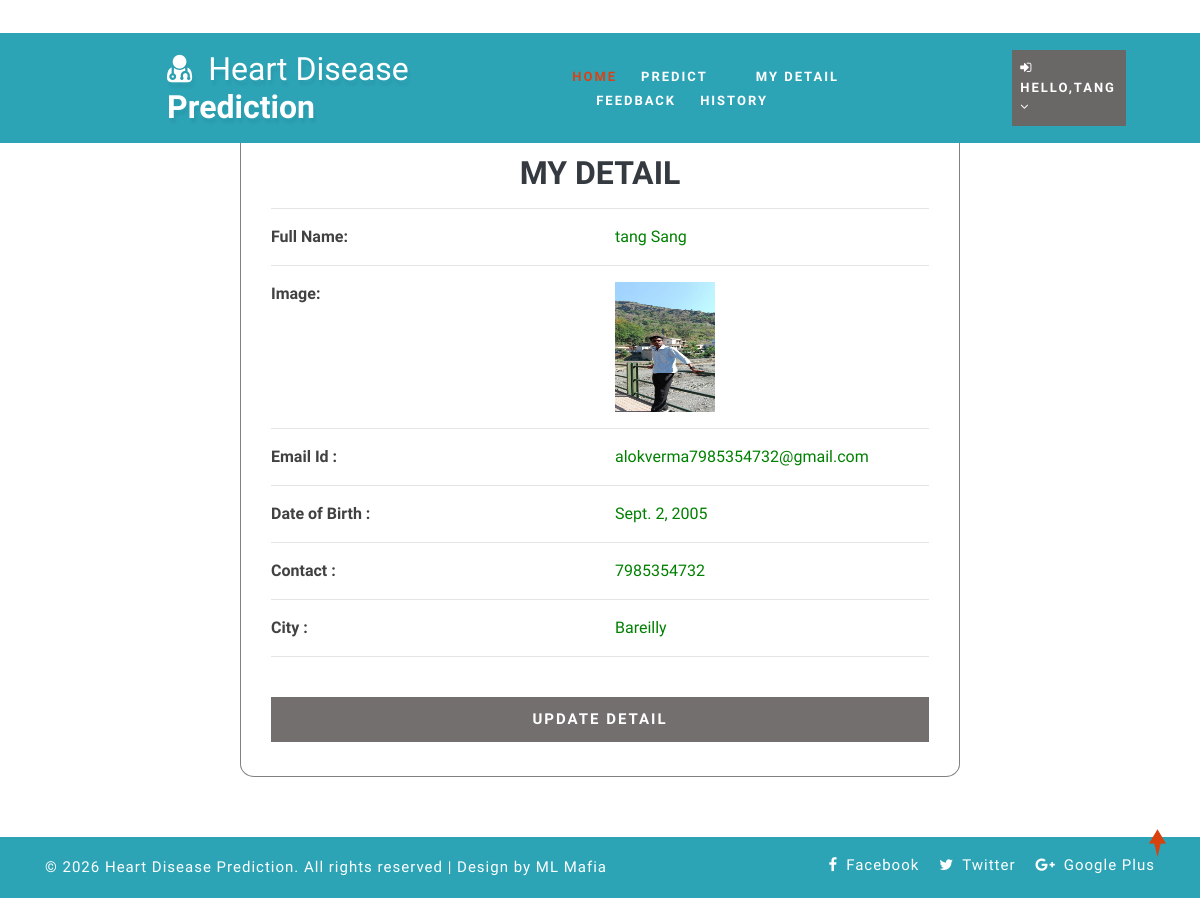
/profile_doctor (signed in), run on the app's committed database.
### health/models.py (models this page shows, shortened)
class Patient(models.Model):
    user = models.ForeignKey(User, on_delete=models.CASCADE, null=True)
    contact = models.CharField(max_length=100, null=True)
    address = models.CharField(max_length=100, null=True)
    dob = models.DateField(null=True)
    image = models.FileField(null=True)

### health/views.py (the view)
# urls.py: path('profile_doctor', View_My_Detail,name="profile_doctor"),
@login_required(login_url="login")
def View_My_Detail(request):
    user  = request.user
    error = ""
    if Patient.objects.filter(user=user).exists():
        sign = Patient.objects.get(user=user)
        error = "pat"
    else:
        sign = Doctor.objects.get(user=user)
    return render(request, 'profile_doctor.html', {'error': error, 'pro': sign})

### health/templates/profile_doctor.html (shortened to what this page needs)
{% extends 'index.html' %}
{% load static %}
{% block body %}
<div class="container" style="width:60%;margin-top:8%;margin-bottom:5%;background:white;border-radius:2%;border:1px solid grey">
    <br>
    <h2 class="w3ls-title text-uppercase text-dark font-weight-bold" align="center">My Detail</h2>
    <div class="container-fluid" style="width:100%;margin-bottom:5%">
        <hr>
        <div class="row">
            <div class="col-md-6 div2" style="color:#414141;font-weight:900;">
                <strong>Full Name:</strong>
            </div>
            <div class="col-md-6 div1">
                {{ pro.user.first_name|default:'' }} {{ pro.user.last_name|default:'' }}
            </div>
        </div>
        <hr>
        <div class="row">
            <div class="col-md-6 div2" style="color:#414141;font-weight:900;">
                <strong>Image:</strong>
            </div>
            <div class="col-md-6">
                {% if pro.image %}
                    <img src="{{ pro.image.url }}" style="width:100px;height:130px">
                {% endif %}
            </div>
        </div>
        <hr>
        <div class="row">
            <div class="col-md-6 div2" style="color:#414141;font-weight:900;">
                <strong>Email Id :</strong>
            </div>
            <div class="col-md-6 div1">
                {{ pro.user.email|default:'' }}
            </div>
        </div>
        <hr>
        <div class="row">
            <div class="col-md-6 div2" style="color:#414141;font-weight:900;">
                <strong>Date of Birth :</strong>
            </div>
            <div class="col-md-6 div1">
                {{ pro.dob|default:'' }}
            </div>
        </div>
        <hr>
        <div class="row">
            <div class="col-md-6 div2" style="color:#414141;font-weight:900;">
                <strong>Contact :</strong>
            </div>
            <div class="col-md-6 div1">
                {{ pro.contact|default:'' }}
            </div>
        </div>
        <hr>
        <div class="row">
            <div class="col-md-6 div2" style="color:#414141;font-weight:900;">
                <strong>City :</strong>
            </div>
            <div class="col-md-6 div1">
                {{ pro.address|default:'' }}
            </div>
        </div>
        <hr>
        <div class="login px-sm-12" style="width:100%">
            <a href="{% url 'edit_profile' %}">
                <button class="btn submit mt-4" style="width:100%;background-color:#726f6e;">
                    Update Detail
                </button>
            </a>
        </div>
    </div>
</div>
{% endblock %}

### health/templates/index.html (shortened to what this page needs)
<!DOCTYPE html>
{% load static %}
<html lang="zxx">
<head>
	<link rel="stylesheet" href="{% static 'css/bootstrap.css' %}">
	<link href="{% static 'css/css_slider.css' %}" type="text/css" rel="stylesheet" media="all">
	<link rel="stylesheet" href="{% static 'css/style.css' %}" type="text/css" media="all" />
	<link href="{% static 'css/font-awesome.min.css' %}" rel="stylesheet">
<link rel='stylesheet' type='text/css' href="https://cdn.datatables.net/1.10.21/css/jquery.dataTables.min.css">
<link rel='stylesheet' type='text/css' href="https://cdn.datatables.net/buttons/1.6.2/css/buttons.dataTables.min.css">
</head>
<body>
	<div id="home" style="margin-bottom:2%">
		<header>
			<div class="top-bar py-3">
				<div class="container">
					<div class="row">
						<div class="col-xl-7 col-lg-6 col-md-4 top-social-agile text-md-right text-center mt-md-0 mt-2">
							<div class="row">
								<div class="col-xl-3 col-lg-4 col-6 top-w3layouts p-md-0 text-right">
								</div>
								<div class="col-xl-3 col-lg-4 col-6 header-w3layouts text-md-right text-left">
								</div>
							</div>
						</div>
					</div>
				</div>
			</div>
		</header>
		<div class="main-top" style="background:rgb(44, 164, 182)">
			<div class="container-fluid">
				<div class="header d-md-flex justify-content-between align-items-center py-3">
					<div id="logo" style="margin-left:13%">
						<h1>
							<a href="index.html">
								<span class="fa fa-user-md mr-2"></span>
								<span class="logo-sp">Heart Disease</span> Prediction
							</a>
						</h1>
					</div>
					{% if request.user.is_staff %}
					<div class="nav_w3ls" style="margin-right:4%">
						<nav>
							<label for="drop1" class="toggle">Menu</label>
							<input type="checkbox" id="drop1" />
							<ul class="menu" style="padding:15px;width:100%">
								<li class="mx-lg-4 mx-md-3 my-md-0 my-2"><a href="{% url 'admin_home' %}" >Home</a></li>
								<li>
									<label for="drop-2" class="toggle toogle-2"> <span class="fa fa-angle-down" aria-hidden="true"></span>
									</label>
									<a href="#"> Doctor <span class="fa fa-angle-down" aria-hidden="true"></span></a>
									<ul style="margin-top:2%;width:40%;margin-right:0%">
										<li style="width:100%;"><a href="/add_doctor" class="drop-text">Add Doctor</a></li>
										<li style="width:100%;"><a href="/view_doctor" class="drop-text">View Doctor</a></li>
									</ul>
								</li>
								<li class="mx-lg-4 mx-md-3 my-md-0 my-2"><a href="/view_patient">Patient</a></li>
								<li class="mx-lg-4 mx-md-3 my-md-0 my-2">
									<a href="/view_search_pat">Searched Data</a></li>
								<li><a href="/view_feedback">Feedback</a></li>
							</ul>
						</nav>
					</div>
					<div class="nav_w3ls" style="margin-right:3%">
						<nav>
							<label for="drop2" class="toggle">Menu</label>
							<input type="checkbox" id="drop2" />
							<ul class="menu">
								<li class="mx-lg-4 mx-md-3 my-md-0 my-2" style="background:red;padding:8px">
									<label for="drop-2" class="toggle toogle-2"> <span class="fa fa-angle-down" aria-hidden="true"></span>
									</label>
									<a href="#"><i class="fa fa-user"></i> {{request.user.username}} <span class="fa fa-angle-down" aria-hidden="true"></span></a>
									<ul style="margin-top:10%;width:80%;margin-right:5%">
										<li style="width:100%;"><a href="{% url 'change_password' %}" class="drop-text">Password</a></li>
										<li style="width:100%;"><a href="{% url 'logout' %}" class="drop-text">Logout</a></li>
									</ul>
								</li>
							</ul>
						</nav>
					</div>
					{% elif request.user.patient_set.all.0 %}
					<div class="nav_w3ls" style="margin-left:5%;font-weight:bold">
						<nav>
							<ul class="menu" style="padding:15px;width:100%">
								<li><a href="{% url 'patient_home' %}" class="active">Home</a></li>
								<li class="mx-lg-4 mx-md-3 my-md-0 my-2"><a href="/add_heartdetail">Predict</a></li>
								<li class="mx-lg-4 mx-md-3 my-md-0 my-2"><a href="/profile_doctor">My Detail</a></li>
								<li class="mx-lg-4 mx-md-3 my-md-0 my-2"><a href="/sent_feedback">Feedback</a></li>
								<li><a href="/view_search_pat">History</a></li>
							</ul>
						</nav>
					</div>
					<div class="nav_w3ls" style="margin-right:3%">
						<nav>
							<ul class="menu">
								<li class="mx-lg-4 mx-md-3 my-md-0 my-2" style="background:#6a6767;padding:8px">
									<a href="#"><i class="fa fa-sign-in"></i> Hello,{{request.user.username}} <span class="fa fa-angle-down" aria-hidden="true"></span></a>
								</li>
							</ul>
						</nav>
					</div>
					{% endif %}
				</div>
			</div>
		</div>
		{% block body %}
		{% endblock %}
	</div>
	<div class="copy-w3pvt" style="background:rgb(44, 164, 182);color:white">
		<div class="container py-3">
			<div class="row">
				<div class="col-lg-7 w3ls_footer_grid1_left text-lg-left text-center">
					<p style="color:white">&copy; 2026 Heart Disease Prediction. All rights reserved | Design by ML Mafia</a>
					</p>
				</div>
				<div class="col-lg-5 w3ls_footer_grid_left1_pos text-lg-right text-center mt-lg-0 mt-2">
					<ul style="color:white">
						<li>
							<a href="#" style="color:white" class="facebook">
								<span class="fa fa-facebook-f mr-2"></span>Facebook</a>
						</li>
						<li class="mx-3">
							<a href="#" style="color:white" class="twitter">
								<span class="fa fa-twitter mr-2"></span>Twitter</a>
						</li>
						<li>
							<a href="#" style="color:white" class="google">
								<span class="fa fa-google-plus mr-2"></span>Google Plus</a>
						</li>
					</ul>
				</div>
			</div>
		</div>
	</div>
	<a href="#home" style="color:white" class="move-top text-center"></a>
</body>
</html>

### health/static/css/style.css (style rules this page uses)
body { padding: 0; margin: 0; background: #FFF; font-family: 'Quicksand', sans-serif; }
body a, body button { transition: 0.5s all; -webkit-transition: 0.5s all; -moz-transition: 0.5s all; -o-transition: 0.5s all; -ms-transition: 0.5s all; text-decoration: none; }
html { scroll-behavior: smooth; }
h1, h2, h3, h4, h5, h6 { margin: 0; padding: 0; font-family: 'Mukta', sans-serif; }
p { margin: 0; padding: 0; font-size: 15px; letter-spacing: 1px; line-height: 1.9; color: #999; font-family: 'Quicksand', sans-serif; }
ul, ol { margin: 0; padding: 0; }
a.move-top { width: 34px; height: 34px; background: url(../images/move-top.png) no-repeat; display: inline-block; position: fixed; bottom: 4%; right: 2%; z-index: 0; }
#home { position: relative; }
.main-top { position: absolute; z-index: 999; width: 100%; background: rgba(0, 0, 0, 0.4); }
nav { margin: 0; padding: 0; }
#logo a { float: left; display: initial; font-weight: 700; font-size: 32px; color: #fff; text-shadow: 2px 5px 3px rgba(0, 0, 0, 0.06); padding: 0; }
span.logo-sp { font-weight: 100; }
nav:after { content: ""; display: table; clear: both; }
nav ul { float: right; padding: 0; margin: 0; list-style: none; position: relative; }
nav ul li { margin: 0px; display: inline-block; float: left; }
nav a { padding: 0; color: #fff; font-size: 13px; letter-spacing: 2px; font-weight: 700; text-transform: uppercase; display: inline-block; transition: 0.5s all; -webkit-transition: 0.5s all; -moz-transition: 0.5s all; -o-transition: 0.5s all; -ms-transition: 0.5s all; }
.menu li a.active, .menu li a:hover { color: #2196f3; transition: 0.5s all; -webkit-transition: 0.5s all; -moz-transition: 0.5s all; -o-transition: 0.5s all; -ms-transition: 0.5s all; color: #d84315; }
li>a:only-child:after { content: ''; }
.w3ls_footer_grid_left1_pos ul li, ul.list-part li { display: inline-block; }
.w3ls_footer_grid_left1_pos ul li a { color: #000; text-decoration: none; letter-spacing: 1px; font-size: 15px; }
.w3ls_footer_grid1_left p { color: #484848; font-weight: 500; }
.login button { background: #d84315; color: #fff; font-weight: 600; letter-spacing: 2px; font-size: 15px; padding: 10px 30px; text-transform: uppercase; border-radius: 0px; }

### health/templates/profile_doctor.html (style rules this page uses)
.div1 { color:green; }
.div2 { color:red; }

### data on the page
Patient: user.first_name "tang", user.last_name "Sang", image (picture), user.email "alokverma7985354732@gmail.com", dob "Sept. 2, 2005", contact "7985354732", address "Bareilly"

### other printed values
{{ request.user.username }} "TANG"
